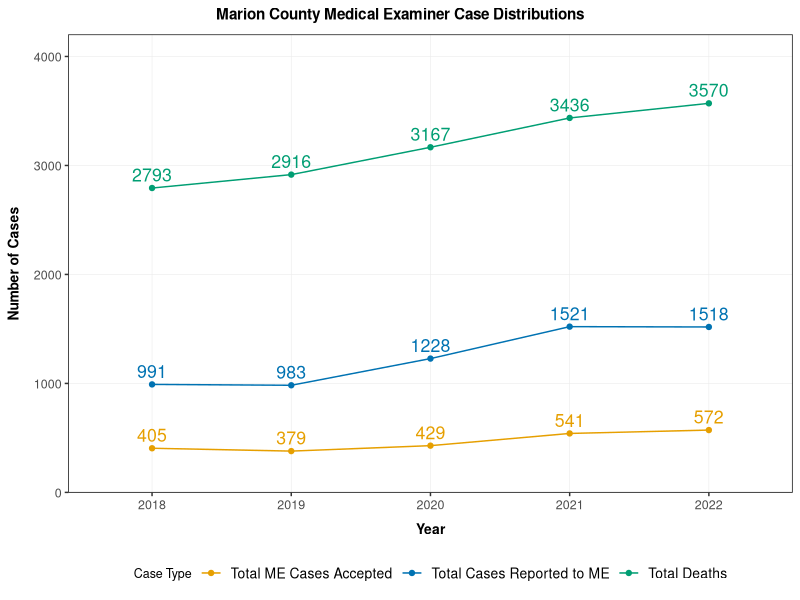

Reproduce this figure in R.
# Load required libraries
library(ggplot2)
library(tidyr)

# Read data
data <- read.csv("MarionCoME.csv")

# Create clean dataframe
clean_df <- data.frame(
  Year = as.numeric(data$X[2:6]),
  Total_Deaths = as.numeric(data$X.1[2:6]),
  Total_Cases = as.numeric(gsub(",", "", data$X.2[2:6])),
  ME_Cases = as.numeric(data$X.4[2:6])
)

# Reshape data to long format
data_long <- tidyr::pivot_longer(
  clean_df,
  cols = c(Total_Deaths, Total_Cases, ME_Cases),
  names_to = "metric",
  values_to = "count"
)

# Create plot
p <- ggplot(data_long, aes(x = factor(Year), y = count, color = metric, group = metric)) +
  geom_line(linewidth = 0.5) +
  geom_point(size = 1.5) +
  geom_text(aes(label = count), vjust = -0.5, hjust = 0.5, size = 4.5, show.legend = FALSE) +
  scale_color_manual(
    values = c("#E69F00", "#0072B2", "#009E73"),
    labels = c(
      "Total ME Cases Accepted",
      "Total Cases Reported to ME",
      "Total Deaths"
    )
  ) +
  theme_bw() +
  theme(
    text = element_text(size = 9),
    axis.title.x = element_text(size = 10, margin = margin(t = 8), face = "bold"),
    axis.title.y = element_text(size = 10, margin = margin(r = 8), face = "bold"),
    axis.text.x = element_text(size = 9),
    axis.text.y = element_text(size = 9),
    legend.title = element_text(size = 9),
    legend.text = element_text(size = 10),
    legend.position = "bottom",
    legend.key.size = unit(0.6, "cm"),
    plot.title = element_text(size = 11, margin = margin(b = 8), face = "bold", hjust = 0.5),
    panel.border = element_rect(linewidth = 0.3),
    panel.grid.major = element_line(linewidth = 0.2),
    panel.grid.minor = element_blank(),
    plot.title.position = "plot"
  ) +
  labs(
    title = "Marion County Medical Examiner Case Distributions",
    x = "Year",
    y = "Number of Cases",
    color = "Case Type"
  ) +
  scale_y_continuous(limits = c(0, 4200), expand = c(0, 0))

# Save plot
ggsave("marion_county_plot.png",
  width = 6,
  height = 6,
  dpi = 600,
  bg = "white"
)
